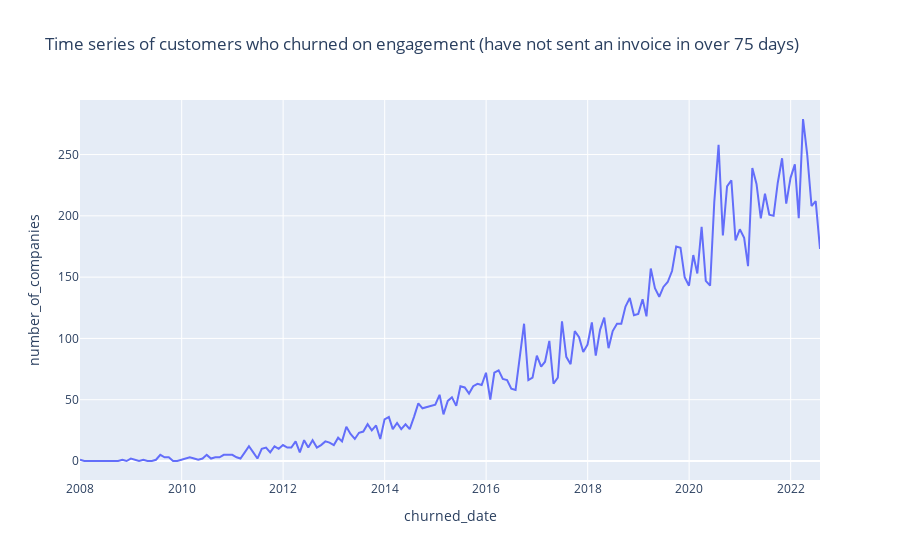

The notebook cell saved with this chart:
### Code cell
#plot their churn rate over time

#plot a time series of the number of companies that converted to yearly vs monthly paying customers
df = churned_customers.groupby(pd.Grouper(key='invoice_created_at_date', freq='M'))['company_id'].count().reset_index()
df.columns = ['churned_date','number_of_companies']
fig = px.line(df, x='churned_date', y="number_of_companies", title='Time series of customers who churned on engagement (have not sent an invoice in over 75 days)')
fig.show()

### Figure 1 — Plotly figure (JSON) as saved in the notebook; plotly's stock layout.template omitted (floating-point values rounded to 4 significant figures; data arrays with more than 128 entries replaced by an {"elided": "..."} marker saying what was removed)
{"data": [{"hovertemplate": "churned_date=%{x}<br>number_of_companies=%{y}<extra></extra>", "legendgroup": "", "line": {"color": "#636efa", "dash": "solid"}, "mode": "lines", "name": "", "orientation": "v", "showlegend": false, "type": "scatter", "x": {"elided": "176 str values"}, "xaxis": "x", "y": {"elided": "176 int values"}, "yaxis": "y"}], "layout": {"legend": {"tracegroupgap": 0}, "title": {"text": "Time series of customers who churned on engagement (have not sent an invoice in over 75 days)"}, "xaxis": {"anchor": "y", "domain": [0, 1], "title": {"text": "churned_date"}}, "yaxis": {"anchor": "x", "domain": [0, 1], "title": {"text": "number_of_companies"}}}}
